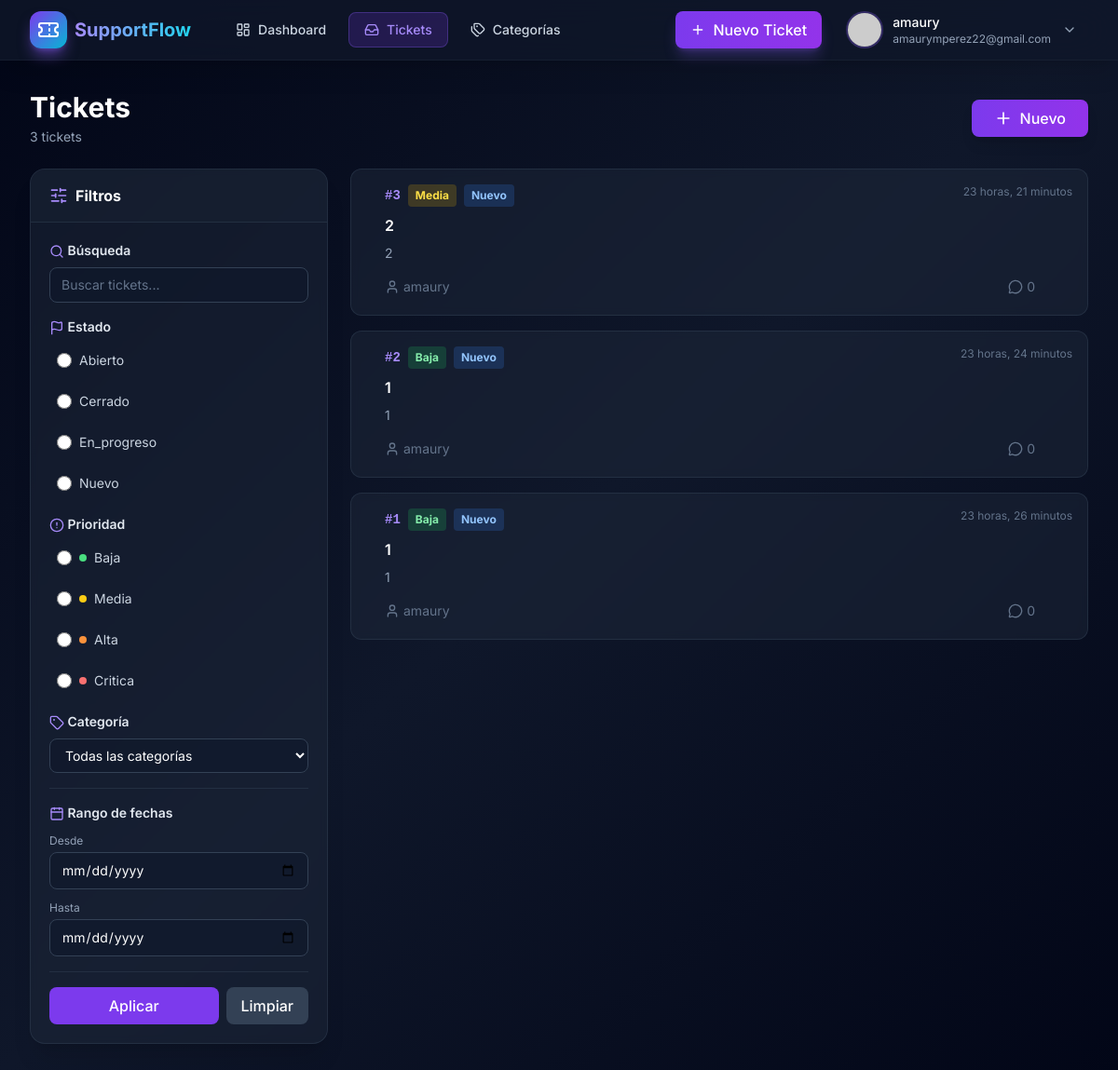
The page /ticket-list/ (signed in) on the database as committed earlier.
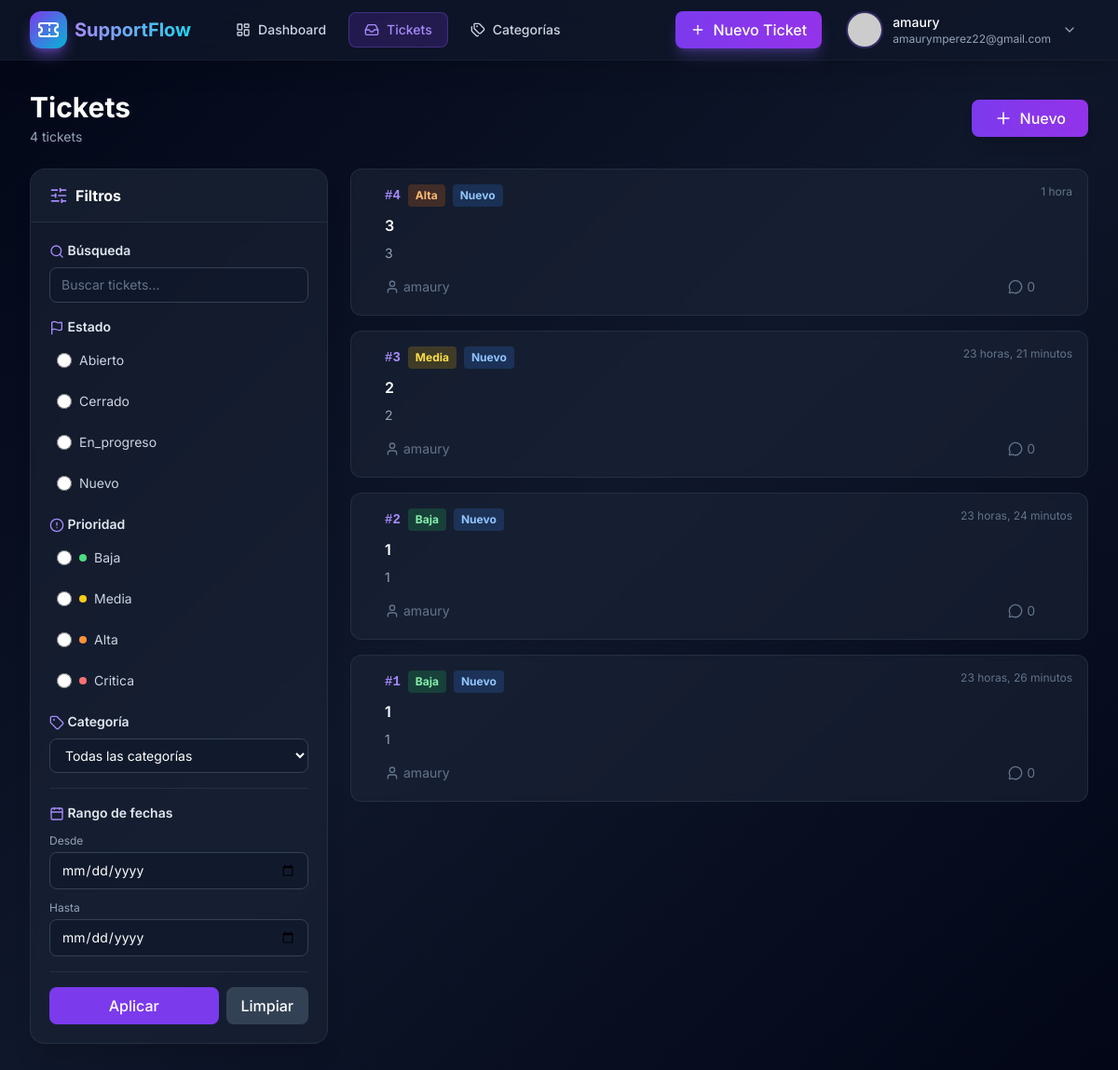
The same page on the database as committed later.
### ticket/models.py (models this page shows, shortened)
class Ticket(models.Model):
    PRIORIDADES = [
        ('baja', 'Baja'),
        ('media', 'Media'),
        ('alta', 'Alta'),
        ('critica', 'Critica')
    ]
    ESTADOS = [
        ('abierto', 'Abierto'),
        ('cerrado', 'Cerrado'),
        ('en_progreso', 'En_progreso'),
        ('nuevo', 'Nuevo')
    ]
    titulo = models.CharField(max_length=50, blank = False, null = False)
    descripcion = models.TextField()
    prioridad = models.CharField(max_length = 20, choices=PRIORIDADES)
    categoria = models.ForeignKey('Categoria', on_delete=models.SET_NULL, null = True, blank = True)
    estado = models.CharField(max_length = 20, choices=ESTADOS, null = True, blank = True)
    creador = models.ForeignKey(User, on_delete=models.CASCADE, null = True, blank = True)
    asignado = models.ForeignKey(User, on_delete=models.SET_NULL, null = True, blank = True, related_name='asignado')
    created = models.DateTimeField(auto_now_add=True)
    updated =  models.DateTimeField(auto_now=True)
    class Meta:
        ordering = ['-created']
        verbose_name = 'Ticket'
        verbose_name_plural = 'Tickets'

### ticket/views.py (the view)
# urls.py: path('ticket-list/', TicketListView.as_view(), name = 'ticket_list'),
class TicketListView(LoginRequiredMixin, generic.ListView):
    model = Ticket
    template_name = 'ticket/ticket_list.html'
    context_object_name = 'tickets'
    login_url = '/accounts/login-user/'
    paginate_by = 10
    def get_queryset(self):
        queryset = super().get_queryset()
        q = self.request.GET.get('q')
        if self.request.user.is_staff:
            queryset = Ticket.objects.all()
        else:
            queryset = Ticket.objects.filter(Q(creador = self.request.user)|
                                         Q(asignado = self.request.user)).distinct()
        estado = self.request.GET.get('estado')
        categoria = self.request.GET.get('categoria')
        prioridad = self.request.GET.get('prioridad')
        asignado = self.request.GET.get('asignado')
        if estado:
            queryset = queryset.filter(estado = estado)
        if categoria:
            queryset = queryset.filter(categoria=categoria)
        if prioridad:
            queryset = queryset.filter(prioridad = prioridad)
        if asignado:
            queryset = queryset.filter(asignado = asignado)
        fecha_desde = self.request.GET.get('fecha_desde')
        fecha_hasta = self.request.GET.get('fecha_hasta')
        if fecha_desde:
            try:
                fecha = datetime.strptime(fecha_desde, '%Y-%m-%d')
                queryset = queryset.filter(created__date__gte = fecha)
            except ValueError:
                pass
        if fecha_hasta:
            try:
                fecha = datetime.strptime(fecha_hasta, '%Y-%m-%d')
                queryset = queryset.filter(created__date__lte = fecha)
            except ValueError:
                pass
        if q:
            queryset = queryset.filter((Q(creador = self.request.user)|Q(asignado=self.request.user)) &
                                   (Q(estado__icontains = q)|
                                   Q(prioridad__icontains = q)|
                                   Q(titulo__icontains = q))).distinct()
        return queryset
    def get_context_data(self, **kwargs):
        tickets = Ticket.objects.all()
        context = super().get_context_data(**kwargs)
        context['categorias'] = Categoria.objects.all()
        context['estados'] = Ticket.ESTADOS
        context['prioridades'] = Ticket.PRIORIDADES
        context['filtro_actual'] = self.request.GET
        context['fecha_desde_actual'] = self.request.GET.get('fecha_desde')
        context['fecha_hasta_actual'] = self.request.GET.get('fecha_hasta')
        return context

### ticket/templates/ticket/ticket_list.html (shortened to what the changed rows need)
{% extends 'base.html' %}
{% load static %}
{% block content %}
<div class="flex flex-col md:flex-row justify-between items-start md:items-center gap-4 mb-6">
    <div>
        <h1 class="text-2xl md:text-3xl font-bold text-white mb-1">Tickets</h1>
        <p class="text-slate-400 text-sm">
            {% if is_paginated %}
            Mostrando {{ page_obj.start_index }}–{{ page_obj.end_index }} de {{ paginator.count }}
            {% else %}
            {{ tickets|length }} ticket{{ tickets|length|pluralize }}
            {% endif %}
        </p>
    </div>
</div>
<div class="flex flex-col lg:flex-row gap-6">
    <aside id="filterSidebar" class="hidden lg:block lg:w-80 flex-shrink-0">
        <div class="rounded-2xl bg-slate-800/50 backdrop-blur-sm border border-slate-700/50 overflow-hidden shadow-xl sticky top-24">
            <form method="GET" class="p-5 space-y-4 filter-form">
                <div>
                    <div class="space-y-2">
                        {% for valor, texto in estados %}
                        <label class="flex items-center gap-2 p-2 rounded-lg hover:bg-slate-700/30 cursor-pointer transition-colors">
                            <input type="radio"
                                   name="estado"
                                   value="{{ valor }}"
                                   class="w-4 h-4 text-violet-600 bg-slate-900 border-slate-600 focus:ring-violet-500">
                            <span class="text-sm text-slate-300">{{ texto }}</span>
                        </label>
                        {% endfor %}
                    </div>
                </div>
                <div>
                    <div class="space-y-2">
                        {% for valor, texto in prioridades %}
                        <label class="flex items-center gap-2 p-2 rounded-lg hover:bg-slate-700/30 cursor-pointer transition-colors">
                            <input type="radio"
                                   name="prioridad"
                                   value="{{ valor }}"
                                   class="w-4 h-4 text-violet-600 bg-slate-900 border-slate-600 focus:ring-violet-500">
                            <span class="flex items-center gap-2 text-sm text-slate-300">
                                <span class="w-2 h-2 rounded-full {% if valor == 'critica' %}bg-red-400{% elif valor == 'alta' %}bg-orange-400{% elif valor == 'media' %}bg-yellow-400{% else %}bg-green-400{% endif %}"></span>
                                {{ texto }}
                            </span>
                        </label>
                        {% endfor %}
                    </div>
                </div>
            </form>
        </div>
    </aside>
    <main class="flex-1 min-w-0">
        {% if tickets %}
        <div class="grid grid-cols-1 gap-4">
            {% for ticket in tickets %}
            <a href="{% url 'ticket_detail' ticket.id %}"
               class="block rounded-xl bg-slate-800/50 backdrop-blur-sm border border-slate-700/50 p-4 hover:border-violet-500/50 hover:shadow-lg hover:shadow-violet-500/10 transition-all group">
                <div class="flex items-start gap-4">
                    <div class="flex-1 min-w-0">
                        <div class="flex items-start justify-between gap-3 mb-2">
                            <div class="flex items-center gap-2 flex-wrap">
                                <span class="text-violet-400 font-mono text-sm font-semibold">#{{ ticket.id }}</span>
                                <span class="px-2 py-1 rounded text-xs font-bold {% if ticket.prioridad == 'critica' %}bg-red-500/20 text-red-300{% elif ticket.prioridad == 'alta' %}bg-orange-500/20 text-orange-300{% elif ticket.prioridad == 'media' %}bg-yellow-500/20 text-yellow-300{% else %}bg-green-500/20 text-green-300{% endif %}">
                                    {{ ticket.get_prioridad_display }}
                                </span>
                                <span class="px-2 py-1 rounded text-xs font-bold {% if ticket.estado == 'nuevo' %}bg-blue-500/20 text-blue-300{% elif ticket.estado == 'abierto' %}bg-cyan-500/20 text-cyan-300{% elif ticket.estado == 'en_progreso' %}bg-amber-500/20 text-amber-300{% else %}bg-slate-500/20 text-slate-300{% endif %}">
                                    {{ ticket.get_estado_display }}
                                </span>
                            </div>
                            <span class="text-slate-500 text-xs whitespace-nowrap">{{ ticket.created|timesince }}</span>
                        </div>
                        <h3 class="text-white font-semibold text-base mb-2 group-hover:text-violet-400 transition-colors line-clamp-1">
                            {{ ticket.titulo }}
                        </h3>
                        <p class="text-slate-400 text-sm mb-3 line-clamp-2">{{ ticket.descripcion|truncatewords:20 }}</p>
                        <div class="flex items-center justify-between text-sm">
                            <div class="flex items-center gap-3 text-slate-500">
                                <span class="flex items-center gap-1">
                                    <i data-lucide="user" class="w-4 h-4"></i>
                                    {{ ticket.creador.username }}
                                </span>
                            </div>
                            <div class="flex items-center gap-3">
                                <span class="flex items-center gap-1 text-slate-500">
                                    <i data-lucide="message-circle" class="w-4 h-4"></i>
                                    {{ ticket.comentarios.count }}
                                </span>
                            </div>
                        </div>
                    </div>
                </div>
            </a>
            {% endfor %}
        </div>
        {% endif %}
    </main>
</div>
{% endblock %}

Rows that differ between the two databases and show on the page:
added Ticket: id "4", prioridad "Alta", estado "Nuevo", created "1 hora", titulo "3", descripcion "3", creador.username "amaury", comentarios.count "0"
Other text that changed with them:
{{ tickets|length }}: "3" → "4"
